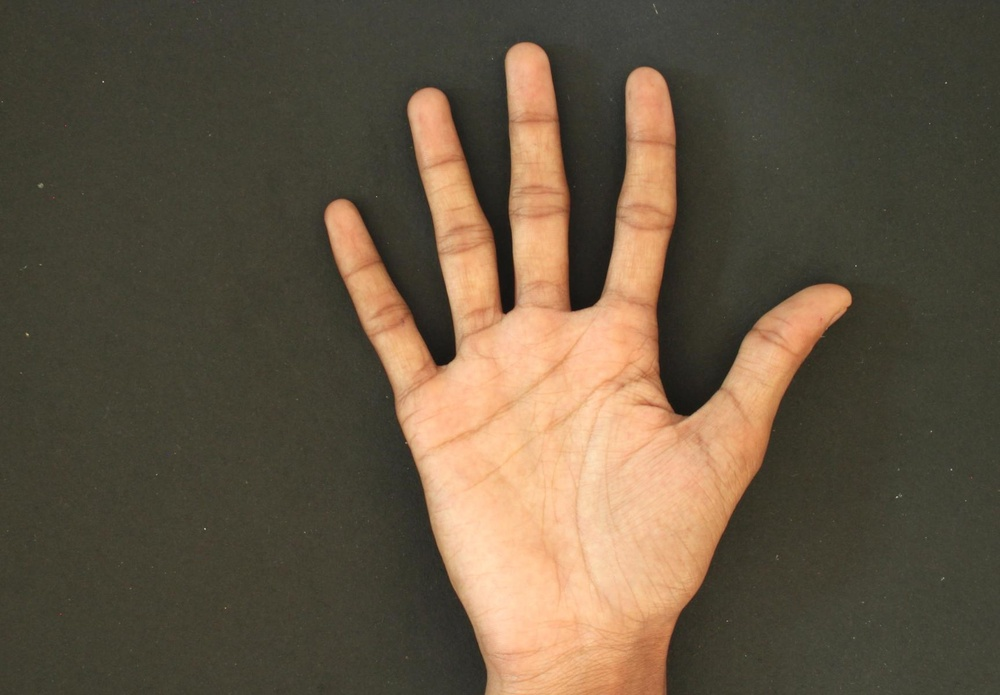
#> input picture img/hand_1.jpg, 1000 x 695 px, shrunk from 1727 x 1200 before the run
$ jupyter execute with_open_cv.ipynb
#> lines starting #> are read from the running program, lines starting #| are printed output that depends on the picture; after the words box and inside, x2 and y2 are one past the last pixel; in counts of white or black regions, pixels touching at a corner belong together
[cell 1]
import cv2
import numpy as np
import matplotlib.pyplot as plt

[cell 2]
img_path = "img/hand_1.jpg"
img = cv2.imread(img_path, cv2.IMREAD_COLOR)
#> img is the input picture: shape (695, 1000, 3); mean B, G, R 66.3, 85.6, 99.5
plt.imshow(img.astype(np.uint8)[:, :, ::-1])
plt.axis('off')
plt.title("Original Image")
plt.show()

[cell 3]
# Gray Conversion
gray = cv2.cvtColor(img, cv2.COLOR_BGR2GRAY)
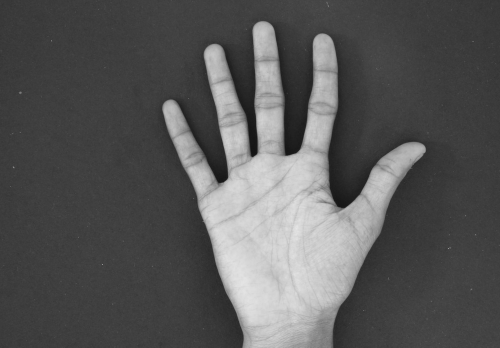
#> gray: shape (695, 1000) (shown at 1/2 size); min 16, max 231, mean 87.6
plt.imshow(gray.astype(np.uint8), cmap='gray')
plt.axis('off')
plt.title("Gray Conversion")
plt.show()

[cell 4]
# Thresholding
ret, thresh = cv2.threshold(gray, 90, 255, cv2.THRESH_BINARY)
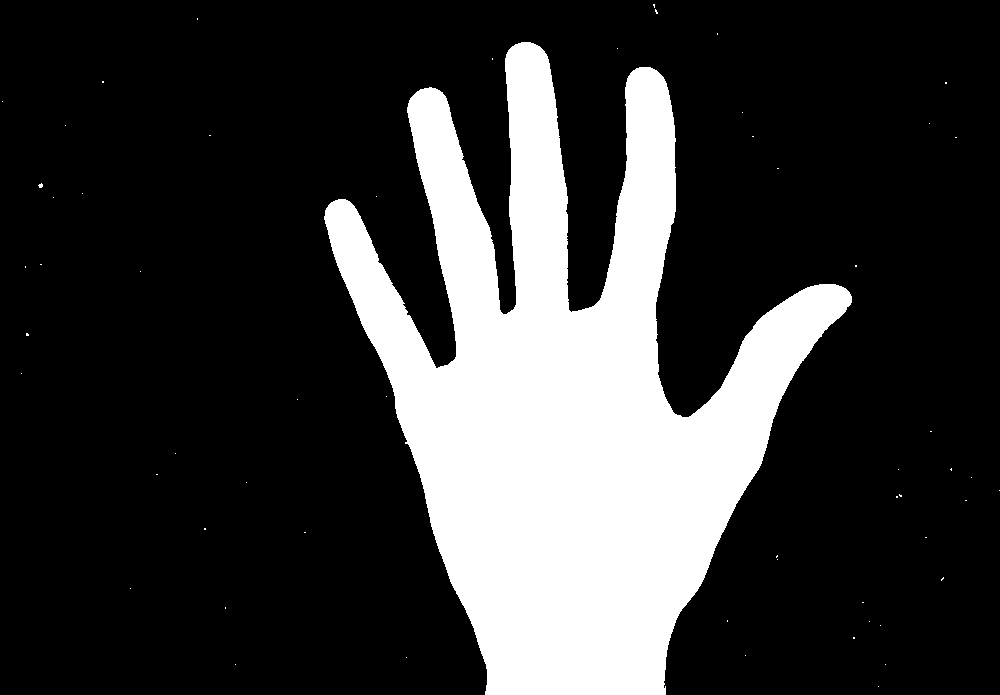
#> thresh: shape (695, 1000); 22.1% white; 58 white regions (57 under 20 px)
# Erode & Dilate Morphological Operation
# kernel = np.ones((5,5),np.uint8)
# thresh = cv2.erode(thresh, kernel, iterations=1)
# thresh = cv2.dilate(thresh, kernel, iterations=1)
plt.imshow(thresh.astype(np.uint8), cmap='gray')
plt.axis('off')
plt.title("Thresholding")
plt.show()

[cell 5]
# Masking
masked = cv2.bitwise_and(gray, gray, mask=thresh)
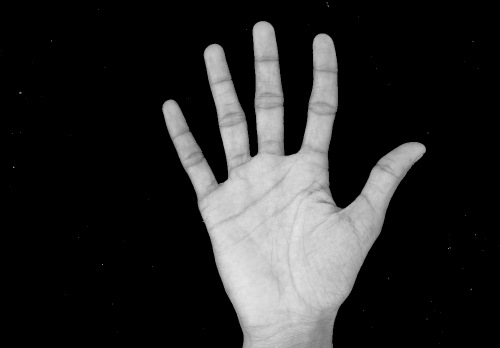
#> masked: shape (695, 1000) (shown at 1/2 size); min 0, max 231, mean 40.9
plt.imshow(masked.astype(np.uint8), cmap='gray')
plt.axis('off')
plt.title("Masking")
plt.show()

[cell 6]
# [6 lines of commented-out code are left out]

[cell 7]
# Contour
contours, hierarchy = cv2.findContours(masked, cv2.RETR_LIST, cv2.CHAIN_APPROX_NONE)
#> contours = 58 contours, 57 with area under 20; largest, box (x1, y1, x2, y2) and area: (324, 42, 852, 695) 152110
contours = max(contours, key=lambda x: cv2.contourArea(x))
#> contours = contour of 3206 points, box (x1, y1, x2, y2) (324, 42, 852, 695), area 152110
cv2.drawContours(masked, [contours], -1, (255,255,255), 2)
plt.imshow(masked.astype(np.uint8), cmap='gray')
plt.axis('off')
plt.title("Contour")
plt.show()

[cell 8]
hull = cv2.convexHull(contours)
#> hull = contour of 22 points, box (x1, y1, x2, y2) (324, 42, 852, 695), area 228164
cv2.drawContours(masked, [hull], -1, (255, 255, 255), 2)
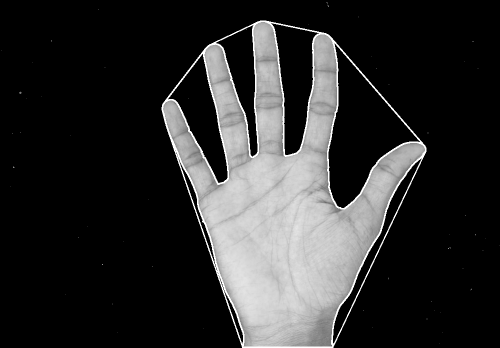
#> masked: shape (695, 1000) (shown at 1/2 size); min 0, max 255, mean 45.2
plt.imshow(masked.astype(np.uint8), cmap='gray')
plt.axis('off')
plt.title("Convex Hull")
plt.show()

[cell 9]
hull = cv2.convexHull(contours, returnPoints=False)
#> hull = 22 values, max 3197 at index 0, min 0 at index 21, mean 1381
defects = cv2.convexityDefects(contours, hull)
#> defects = 16 rows, first 6: [0, 6, 1, 162], [6, 527, 279, 61480], [527, 530, 529, 142], [537, 1008, 797, 49631], [1008, 1011, 1009, 142], [1011, 1013, 1012, 114]

[cell 10]
if defects is not None:
  keypoint = []

for i in range(defects.shape[0]):
  s, e, f, d = defects[i][0]
  start = tuple(contours[s][0])
  end = tuple(contours[e][0])
  far = tuple(contours[f][0])
  a = np.sqrt((end[0] - start[0]) ** 2 + (end[1] - start[1]) ** 2)
  b = np.sqrt((far[0] - start[0]) ** 2 + (far[1] - start[1]) ** 2)
  c = np.sqrt((end[0] - far[0]) ** 2 + (end[1] - far[1]) ** 2)
  angle = np.arccos((b ** 2 + c ** 2 - a ** 2) / (2 * b * c))
  if angle <= np.pi / 2:
    for each in [start, far, end]:
      keypoint.append([start, far, end])
#> this loop made 16 passes
#> (s, e, f, d, start, end, far, a) on passes 1 to 6: (0, 6, 1, 162, (521, 42), (515, 44), (520, 43), 6.32), (6, 527, 279, 61480, (515, 44), (420, 89), (506, 314), 105.1), (527, 530, 529, 142, (420, 89), (417, 91), (418, 91), 3.61), (537, 1008, 797, 49631, (410, 98), (328, 205), (455, 358), 134.8), (1008, 1011, 1009, 142, (328, 205), (326, 208), (328, 206), 3.61), (1011, 1013, 1012, 114, (326, 208), (325, 210), (326, 209), 2.24)
#> after the loop, keypoint = 12 items

keypoint.sort(key=lambda x: x[0][1])
unique_keypoint = []

for i in range(len(keypoint)):
  if i == 0:
    unique_keypoint.append(keypoint[i])
  else:
    if keypoint[i][0][1] - unique_keypoint[-1][0][1] > 10:
      unique_keypoint.append(keypoint[i])
#> this loop made 12 passes
#> after the loop, unique_keypoint = [[(515, 44), (506, 314), (420, 89)], [(650, 67), (571, 312), (530, 42)], [(410, 98), (455, 358), (328, 205)], [(849, 292), (672, 411), (663, 77)]]

[cell 11]
euclidean = []
manhattan = []

for i in range(len(unique_keypoint)):
  for j in range(len(unique_keypoint)):
    cv2.putText(masked, str(i), unique_keypoint[i][0], cv2.FONT_HERSHEY_SIMPLEX, 1, (255, 255, 255), 2, cv2.LINE_AA)

    if i == 2:
      cv2.circle(masked, unique_keypoint[i][1], 8, [255, 255, 255], 2)

      cv2.circle(masked, unique_keypoint[i][2], 8, [255, 255, 255], 2)
      cv2.line(masked, unique_keypoint[i][2], unique_keypoint[j][1], (255, 255, 255), 2)
      euclidean.append(np.sqrt((unique_keypoint[i][2][0] - unique_keypoint[j][1][0]) ** 2 + (unique_keypoint[i][2][1] - unique_keypoint[j][1][1]) ** 2))
      manhattan.append(np.abs(unique_keypoint[i][2][0] - unique_keypoint[j][1][0]) + np.abs(unique_keypoint[i][2][1] - unique_keypoint[j][1][1]))

      cv2.circle(masked, unique_keypoint[i][0], 8, [255, 255, 255], 2)
      cv2.line(masked, unique_keypoint[i][0], unique_keypoint[j][1], (255, 255, 255), 2)
      euclidean.append(np.sqrt((unique_keypoint[i][0][0] - unique_keypoint[j][1][0]) ** 2 + (unique_keypoint[i][0][1] - unique_keypoint[j][1][1]) ** 2))
      manhattan.append(np.abs(unique_keypoint[i][0][0] - unique_keypoint[j][1][0]) + np.abs(unique_keypoint[i][0][1] - unique_keypoint[j][1][1]))

    else:
      cv2.circle(masked, unique_keypoint[i][0], 8, [255, 255, 255], 2)
      cv2.circle(masked, unique_keypoint[i][1], 8, [255, 255, 255], 2)
      cv2.line(masked, unique_keypoint[i][0], unique_keypoint[j][1], (255, 255, 255), 2)
      euclidean.append(np.sqrt((unique_keypoint[i][0][0] - unique_keypoint[j][1][0]) ** 2 + (unique_keypoint[i][0][1] - unique_keypoint[j][1][1]) ** 2))
      manhattan.append(np.abs(unique_keypoint[i][0][0] - unique_keypoint[j][1][0]) + np.abs(unique_keypoint[i][0][1] - unique_keypoint[j][1][1]))
#> this loop made 4 passes
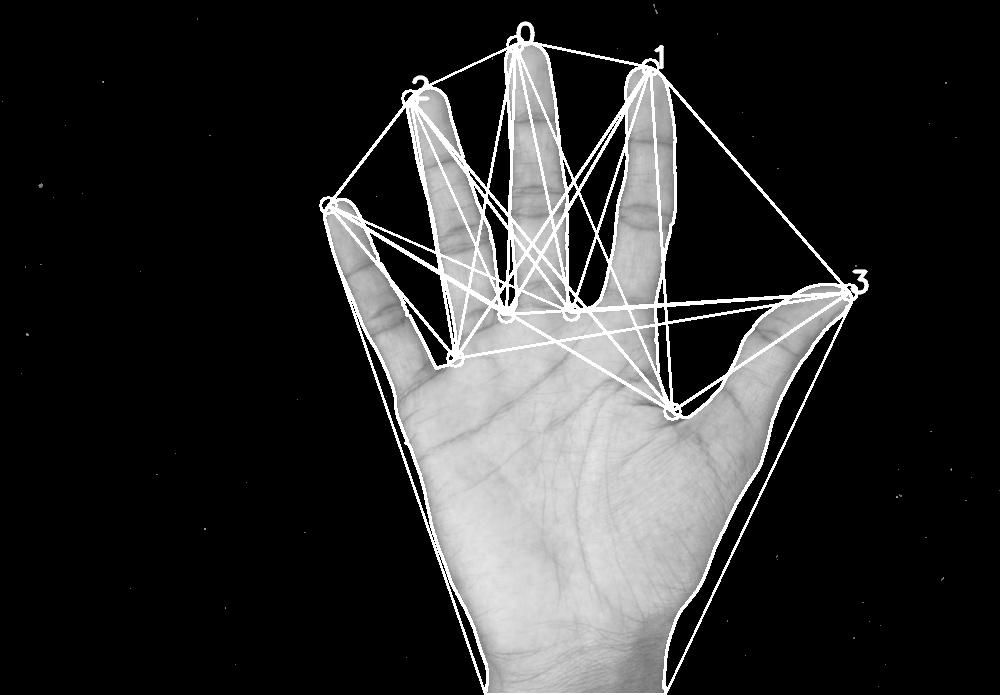
#> masked: shape (695, 1000); 2.34% of pixels changed, all inside (x1, y1, x2, y2) = (319, 21, 869, 421)
#> after the loop, euclidean = [270.1, 273.8, 319.7, 399.2, 285.9, 257.4, 350.3, 344.7, 208.7, 236.4, 265.5, 267.8, 198.8, 263.9, 401, 408.2, 343.7, 278.7, 399.5, 213.3]; manhattan = [279, 324, 374, 524, 391, 324, 486, 366, 287, 312, 350, 375, 280, 305, 550, 575, 365, 298, 460, 296]

pinky_manhattan = manhattan[8:15:2]
#> pinky_manhattan = [287, 350, 280, 550]
ring_manhattan = manhattan[9:16:2]
#> ring_manhattan = [312, 375, 305, 575]
middle_manhattan = manhattan[0:4]
#> middle_manhattan = [279, 324, 374, 524]
index_manhattan = manhattan[4:8]
#> index_manhattan = [391, 324, 486, 366]
thumb_manhattan = manhattan[16:21]
#> thumb_manhattan = [365, 298, 460, 296]
manhattan_distance = [pinky_manhattan, ring_manhattan, middle_manhattan, index_manhattan, thumb_manhattan]
#> manhattan_distance = [[287, 350, 280, 550], [312, 375, 305, 575], [279, 324, 374, 524], [391, 324, 486, 366], [365, 298, 460, 296]]
# print(f"manhattan_distance: {manhattan_distance}")

pinky_euclidean = euclidean[8:15:2]
#> pinky_euclidean = [208.7, 265.5, 198.8, 401]
ring_euclidean = euclidean[9:16:2]
#> ring_euclidean = [236.4, 267.8, 263.9, 408.2]
middle_euclidean = euclidean[0:4]
#> middle_euclidean = [270.1, 273.8, 319.7, 399.2]
index_euclidean = euclidean[4:8]
#> index_euclidean = [285.9, 257.4, 350.3, 344.7]
thumb_euclidean = euclidean[16:21]
#> thumb_euclidean = [343.7, 278.7, 399.5, 213.3]
euclidean_distance = [pinky_euclidean, ring_euclidean, middle_euclidean, index_euclidean, thumb_euclidean]
#> euclidean_distance = [[208.7, 265.5, 198.8, 401], [236.4, 267.8, 263.9, 408.2], [270.1, 273.8, 319.7, 399.2], [285.9, 257.4, 350.3, 344.7], [343.7, 278.7, 399.5, 213.3]]
# print(f"euclidean_distance: {euclidean_distance}")

plt.imshow(masked.astype(np.uint8), cmap='gray')
plt.axis('off')
plt.title("Final Image")
plt.show()

[cell 12]
min_x = min(unique_keypoint, key=lambda x: x[0][0])[-1][0]
#> min_x = 328
max_x = max(unique_keypoint, key=lambda x: x[0][0])[0][0]
#> max_x = 849
min_y = min(unique_keypoint, key=lambda x: x[0][1])[0][1]
#> min_y = 44
max_y = max(unique_keypoint, key=lambda x: x[0][1])[1][1]
#> max_y = 411
crop_img = masked[min_y:max_y, min_x:max_x]
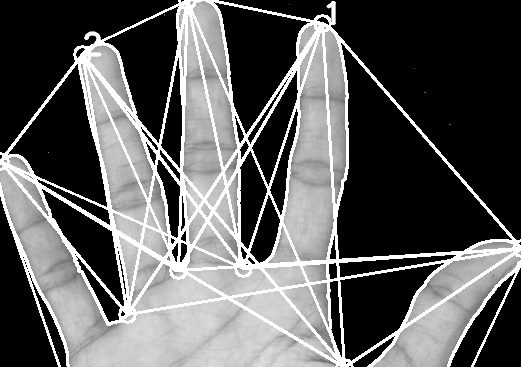
#> crop_img: shape (367, 521); min 0, max 255, mean 93
plt.imshow(crop_img.astype(np.uint8), cmap='gray')
plt.axis("off")
plt.title("Cropped Image")
plt.show()

$ run again, with img/hand_3.jpg copied over img/hand_1.jpg
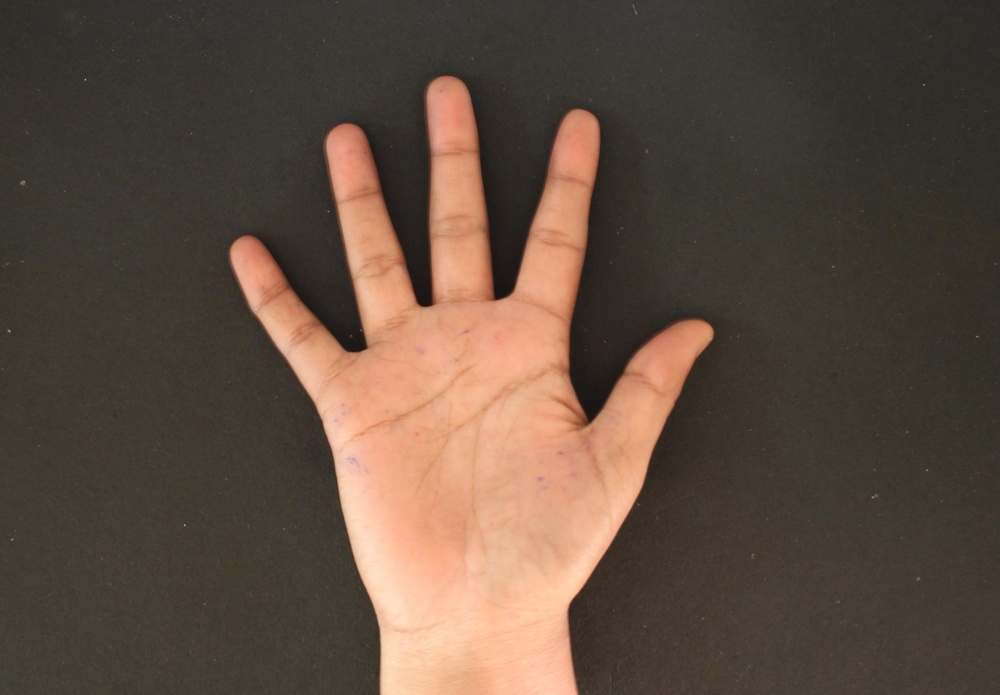
#> input picture img/hand_3.jpg, 1000 x 695 px, shrunk from 1727 x 1200 before the run
#> img is the input picture: shape (695, 1000, 3); mean B, G, R 63.5, 76.6, 93.5
#> thresh: shape (695, 1000); 20.2% white; 33 white regions (32 under 20 px)
#> `contours, hierarchy = cv2.findContours(masked, cv2.RETR_LIST, cv2.CHAI..`: contours = 33 contours, 32 with area under 20; largest, box (x1, y1, x2, y2) and area: (229, 76, 714, 695) 138574
#> `contours = max(contours, key=lambda x: cv2.contourArea(x))`: contours = contour of 2785 points, box (x1, y1, x2, y2) (229, 76, 714, 695), area 138574
#> `hull = cv2.convexHull(contours)`: hull = contour of 23 points, box (x1, y1, x2, y2) (229, 76, 714, 695), area 207524
#> `hull = cv2.convexHull(contours, returnPoints=False)`: hull = 23 values, max 2777 at index 0, min 0 at index 22, mean 1432.7
#> defects = 19 rows, first 6: [0, 3, 1, 162], [3, 444, 238, 51983], [444, 450, 445, 114], [450, 453, 452, 142], [453, 839, 672, 43742], [839, 843, 840, 114]
#> the loop `for i in range(defects.shape[0]):` made 19 passes
#> (s, e, f, d, start, end, far, a) on passes 1 to 6: (0, 3, 1, 162, (442, 76), (439, 77), (441, 77), 3.16), (3, 444, 238, 51983, (439, 77), (341, 124), (429, 307), 108.7), (444, 450, 445, 114, (341, 124), (335, 127), (340, 125), 6.71), (450, 453, 452, 142, (335, 127), (332, 129), (333, 129), 3.61), (453, 839, 672, 43742, (332, 129), (232, 244), (368, 348), 152.4), (839, 843, 840, 114, (232, 244), (230, 248), (232, 245), 4.47)
#> after the loop `for i in range(defects.shape[0]):`: keypoint = 12 items
#> the loop `for i in range(len(keypoint)):` made 12 passes
#> after the loop `for i in range(len(keypoint)):`: unique_keypoint = [[(439, 77), (429, 307), (341, 124)], [(581, 109), (495, 301), (454, 77)], [(332, 129), (368, 348), (232, 244)], [(712, 328), (580, 424), (595, 117)]]
#> the loop `for i in range(len(unique_keypoint)):` made 4 passes
#> after the loop `for i in range(len(unique_keypoint)):`:
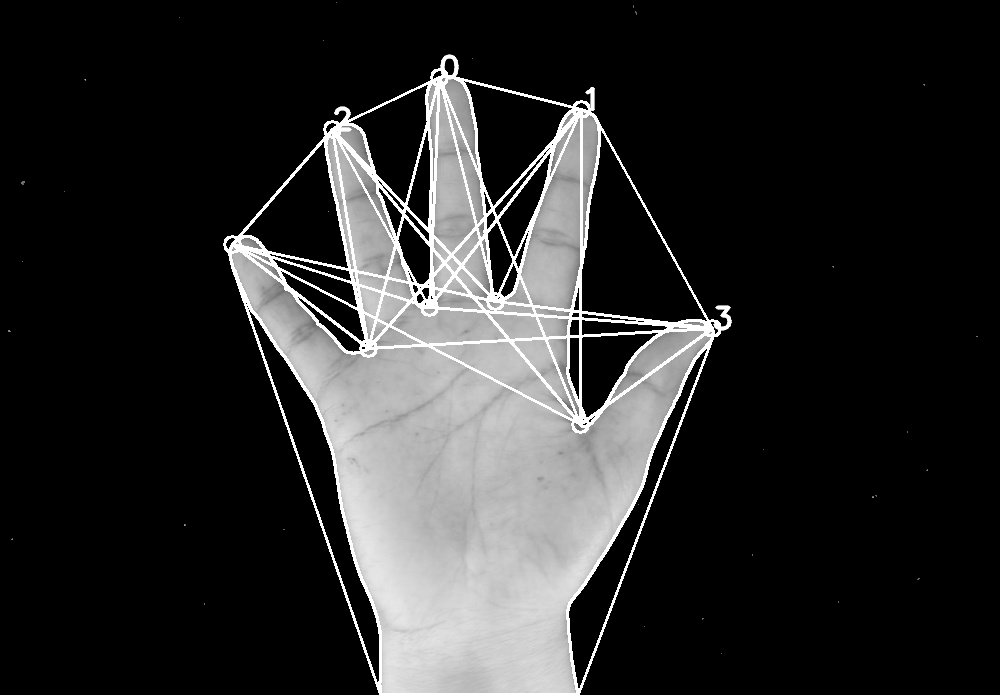
#> masked: shape (695, 1000); min 0, max 255, mean 43.5
#> after the loop `for i in range(len(unique_keypoint)):`: euclidean = [230.2, 230.9, 280.1, 374.6, 249.6, 210.4, 320.1, 315, 206.8, 202.7, 269.1, 237, 171.2, 221.9, 391.8, 385.4, 283.8, 218.7, 344.6, 163.2]; manhattan = [240, 280, 342, 488, 350, 278, 452, 316, 260, 275, 320, 335, 240, 255, 528, 543, 304, 244, 364, 228]
#> pinky_manhattan = [260, 320, 240, 528]
#> ring_manhattan = [275, 335, 255, 543]
#> middle_manhattan = [240, 280, 342, 488]
#> index_manhattan = [350, 278, 452, 316]
#> thumb_manhattan = [304, 244, 364, 228]
#> manhattan_distance = [[260, 320, 240, 528], [275, 335, 255, 543], [240, 280, 342, 488], [350, 278, 452, 316], [304, 244, 364, 228]]
#> pinky_euclidean = [206.8, 269.1, 171.2, 391.8]
#> ring_euclidean = [202.7, 237, 221.9, 385.4]
#> middle_euclidean = [230.2, 230.9, 280.1, 374.6]
#> index_euclidean = [249.6, 210.4, 320.1, 315]
#> thumb_euclidean = [283.8, 218.7, 344.6, 163.2]
#> euclidean_distance = [[206.8, 269.1, 171.2, 391.8], [202.7, 237, 221.9, 385.4], [230.2, 230.9, 280.1, 374.6], [249.6, 210.4, 320.1, 315], [283.8, 218.7, 344.6, 163.2]]
#> min_x = 232
#> max_x = 712
#> min_y = 77
#> max_y = 424
#> `crop_img = masked[min_y:max_y, min_x:max_x]`:
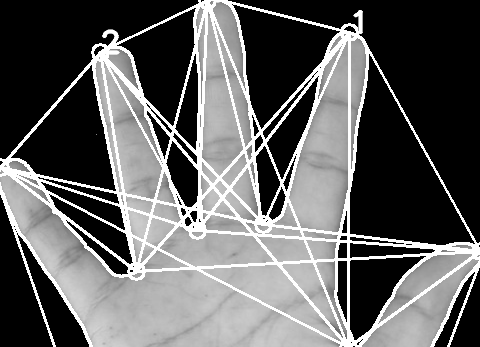
#> crop_img: shape (347, 480); min 0, max 255, mean 96.6
